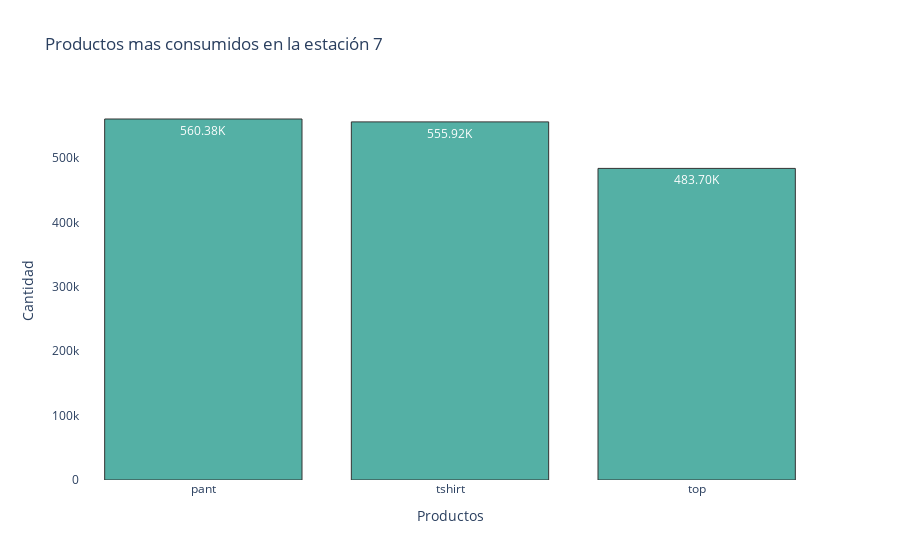

The notebook cell saved with this chart:
### Code cell
colores = paleta[1]
orden=orden[0:3]
fig = go.Figure(data=[go.Bar(x=orden, y=orden1,text=orden,textposition='auto',texttemplate = [human_format(a) for a in orden1], orientation='v')])
fig.update_traces(marker_color=colores,marker_line_width=1, opacity=0.8, marker_line_color = 'black')

fig.update_layout(
    title='Productos mas consumidos en la estación 7',
    xaxis_title = 'Productos',
    yaxis_title = 'Cantidad',
    paper_bgcolor='white',
    plot_bgcolor='white')

### Figure 1 — Plotly figure (JSON) as saved in the notebook; plotly's stock layout.template omitted (floating-point values rounded to 4 significant figures)
{"data": [{"marker": {"color": "#2A9D8F", "line": {"color": "black", "width": 1}}, "opacity": 0.8, "orientation": "v", "text": ["pant", "tshirt", "top"], "textposition": "auto", "texttemplate": ["560.38K", "555.92K", "483.70K", "425.48K", "397.66K", "379.23K", "358.14K", "349.22K", "321.00K", "244.87K", "194.04K", "124.21K", "96.22K", "82.21K", "33.27K", "32.96K", "29.94K", "12.11K"], "type": "bar", "x": ["pant", "tshirt", "top"], "y": [560380, 555917, 483699, 425476, 397656, 379228, 358138, 349221, 320998, 244871, 194044, 124210, 96224, 82212, 33269, 32956, 29941, 12108]}], "layout": {"paper_bgcolor": "white", "plot_bgcolor": "white", "title": {"text": "Productos mas consumidos en la estación 7"}, "xaxis": {"title": {"text": "Productos"}}, "yaxis": {"title": {"text": "Cantidad"}}}}
